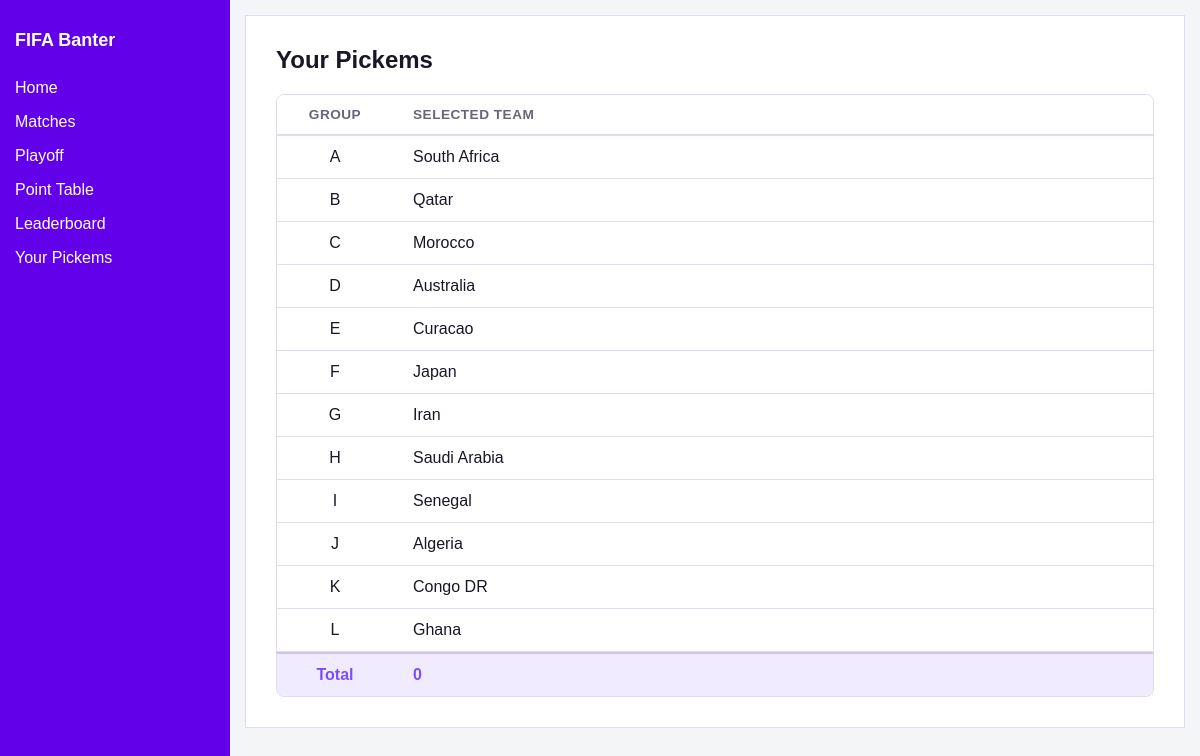
Screenshot of /yourpicks/ (signed in) with the database file from the repository.
### banter/models.py (models this page shows)
class Pickems(models.Model):
    user = models.OneToOneField(User, on_delete=models.CASCADE)
    group_A = models.ForeignKey(Team, on_delete=models.CASCADE, related_name='pick_A')
    group_B = models.ForeignKey(Team, on_delete=models.CASCADE, related_name='pick_B')
    group_C = models.ForeignKey(Team, on_delete=models.CASCADE, related_name='pick_C')
    group_D = models.ForeignKey(Team, on_delete=models.CASCADE, related_name='pick_D')
    group_E = models.ForeignKey(Team, on_delete=models.CASCADE, related_name='pick_E')
    group_F = models.ForeignKey(Team, on_delete=models.CASCADE, related_name='pick_F')
    group_G = models.ForeignKey(Team, on_delete=models.CASCADE, related_name='pick_G')
    group_H = models.ForeignKey(Team, on_delete=models.CASCADE, related_name='pick_H')
    group_I = models.ForeignKey(Team, on_delete=models.CASCADE, related_name='pick_I')
    group_J = models.ForeignKey(Team, on_delete=models.CASCADE, related_name='pick_J')
    group_K = models.ForeignKey(Team, on_delete=models.CASCADE, related_name='pick_K')
    group_L = models.ForeignKey(Team, on_delete=models.CASCADE, related_name='pick_L')

class Team(models.Model):
    name = models.CharField(max_length=50)
    group = models.CharField(max_length=1)
    code = models.CharField(max_length=3)

### banter/views.py (the view)
# urls.py: path('yourpicks/', views.your_pickems, name="yourpickems"),
@login_required
def your_pickems(request):
    try:
        picks = Pickems.objects.get(user=request.user)
    except Pickems.DoesNotExist:
        picks = None
    total = 0
    if picks:
        total = calculate_points(request.user)
    return render(request, "yourpicks.html", {
        "picks": picks,
        "total": total
    })

### banter/views.py (called while the page is built, shortened)
def calculate_points(user):
    matches = Match.objects.all()
    picks = Pickems.objects.get(user=user)
    user_teams = [
        picks.group_A, picks.group_B, picks.group_C, picks.group_D,
        picks.group_E, picks.group_F, picks.group_G, picks.group_H,
        picks.group_I, picks.group_J, picks.group_K, picks.group_L,
    ]
    total = 0
    for m in matches:
        if m.home_score is None or m.away_score is None:
            continue
    return total

### templates/yourpicks.html
{% extends "base.html" %}
{% block content %}
<div class="card picks-wrapper-card">
    <h2>
        {% if view_user %}
            {{ view_user }}'s Pickems
        {% else %}
            Your Pickems
        {% endif %}
    </h2>
    {% if picks %}
    <table class="group-table sequential-data-table">
        <thead>
            <tr>
                <th class="col-identifier">Group</th>
                <th class="col-value">Selected Team</th>
            </tr>
        </thead>
        <tbody>
            <tr>
                <td class="col-identifier">A</td>
                <td class="col-value">{{ picks.group_A.name }}</td>
            </tr>
            <tr>
                <td class="col-identifier">B</td>
                <td class="col-value">{{ picks.group_B.name }}</td>
            </tr>
            <tr>
                <td class="col-identifier">C</td>
                <td class="col-value">{{ picks.group_C.name }}</td>
            </tr>
            <tr>
                <td class="col-identifier">D</td>
                <td class="col-value">{{ picks.group_D.name }}</td>
            </tr>
            <tr>
                <td class="col-identifier">E</td>
                <td class="col-value">{{ picks.group_E.name }}</td>
            </tr>
            <tr>
                <td class="col-identifier">F</td>
                <td class="col-value">{{ picks.group_F.name }}</td>
            </tr>
            <tr>
                <td class="col-identifier">G</td>
                <td class="col-value">{{ picks.group_G.name }}</td>
            </tr>
            <tr>
                <td class="col-identifier">H</td>
                <td class="col-value">{{ picks.group_H.name }}</td>
            </tr>
            <tr>
                <td class="col-identifier">I</td>
                <td class="col-value">{{ picks.group_I.name }}</td>
            </tr>
            <tr>
                <td class="col-identifier">J</td>
                <td class="col-value">{{ picks.group_J.name }}</td>
            </tr>
            <tr>
                <td class="col-identifier">K</td>
                <td class="col-value">{{ picks.group_K.name }}</td>
            </tr>
            <tr>
                <td class="col-identifier">L</td>
                <td class="col-value">{{ picks.group_L.name }}</td>
            </tr>
            <tr class="summary-total-row">
                <td class="col-identifier">Total</td>
                <td class="col-value">{{ total }}</td>
            </tr>
        </tbody>
    </table>
    {% else %}
        <p class="no-data-msg">No picks recorded yet.</p>
    {% endif %}
</div>
{% endblock %}

### templates/base.html (shortened to what this page needs)
<!DOCTYPE html>
<html lang="en">
<head>
</head>
<body>
<div class="layout">
    <div class="sidebar" id="sidebar">
        <h2>FIFA Banter</h2>
        <a href="/home">Home</a>
        <a href="/matches">Matches</a>
        <a href="/playoff">Playoff</a>
        <a href="/pointtable">Point Table</a>
        <a href="/leaderboard">Leaderboard</a>
        <a href="/yourpicks">Your Pickems</a>
    </div>
    <div class="content">
        {% block content %}{% endblock %}
    </div>
</div>
</body>
</html>

### templates/base.html (style rules this page uses)
:root { --bg-main: #f4f5f7; --bg-card: #ffffff; --bg-card-hover: #f0ecfa; --bg-comment-other: #e9e5f3; --bg-comment-mine: #f1ebff; --bg-bracket-container: #ffffff; --bg-match: #ffffff; --bg-winner: #f0ecfa; --border-color: #e2d9f3; --border-match: #d1c4e9; --text-main: #1a1625; --text-muted: #6b637d; --text-winner: #7c4dff; --brand-primary: #6200ea; --brand-text: #ffffff; }
html, body { margin: 0; padding: 0; font-family: Arial, sans-serif; background: var(--bg-main); color: var(--text-main); transition: background 0.3s ease, color 0.3s ease; }
.layout { display: flex; min-height: 100vh; }
.content { flex: 1; padding: 15px; }
.sidebar { width: 200px; background: var(--brand-primary); color: var(--brand-text); min-height: 100vh; padding: 15px; }
.sidebar h2 { font-size: 18px; margin-bottom: 20px; }
.sidebar a { display: block; color: var(--brand-text); text-decoration: none; padding: 8px 0; }
.card { background: var(--bg-card); padding: 15px; border: 1px solid var(--border-color); margin-bottom: 20px; cursor: pointer; transition: background 0.2s, border-color 0.2s; }
.group-table { width: 100%; border-collapse: separate; border-spacing: 0; margin-bottom: 0; border-radius: 8px; overflow: hidden; border: 1px solid var(--border-color); }
.group-table th, .group-table td { padding: 12px 8px; vertical-align: middle; background: var(--bg-card) !important; border: none; border-bottom: 1px solid var(--border-color); }
.group-table tr:last-child td { border-bottom: none; }
.group-table th { font-size: 0.85rem; text-transform: uppercase; letter-spacing: 0.5px; font-weight: 700; color: var(--text-muted); border-bottom: 2px solid var(--border-color); }
@media (min-width: 769px) { .group-table { table-layout: fixed; width: 100%; } }
.picks-wrapper-card, .leaderboard-wrapper-card { padding: 20px !important; }
.picks-wrapper-card h2, .leaderboard-wrapper-card h2 { margin-top: 0; margin-bottom: 20px; font-size: 1.5rem; }
.sequential-data-table { table-layout: fixed; width: 100%; }
.summary-total-row td { background: var(--bg-comment-mine) !important; font-weight: bold; color: var(--text-winner) !important; border-top: 2px solid var(--border-match); }
@media (min-width: 769px) { .picks-wrapper-card, .leaderboard-wrapper-card { margin-left: auto; margin-right: auto; padding: 30px !important; } }
@media (min-width: 769px) { .col-identifier { width: 100px !important; text-align: center !important; } }
@media (min-width: 769px) { .col-value { text-align: left !important; padding-left: 20px !important; } }

### rows the page displays
Pickems: group_A.name "South Africa", group_B.name "Qatar", group_C.name "Morocco", group_D.name "Australia", group_E.name "Curacao", group_F.name "Japan", group_G.name "Iran", group_H.name "Saudi Arabia", group_I.name "Senegal", group_J.name "Algeria", group_K.name "Congo DR", group_L.name "Ghana"

### other values shown
{{ total }} "0"
